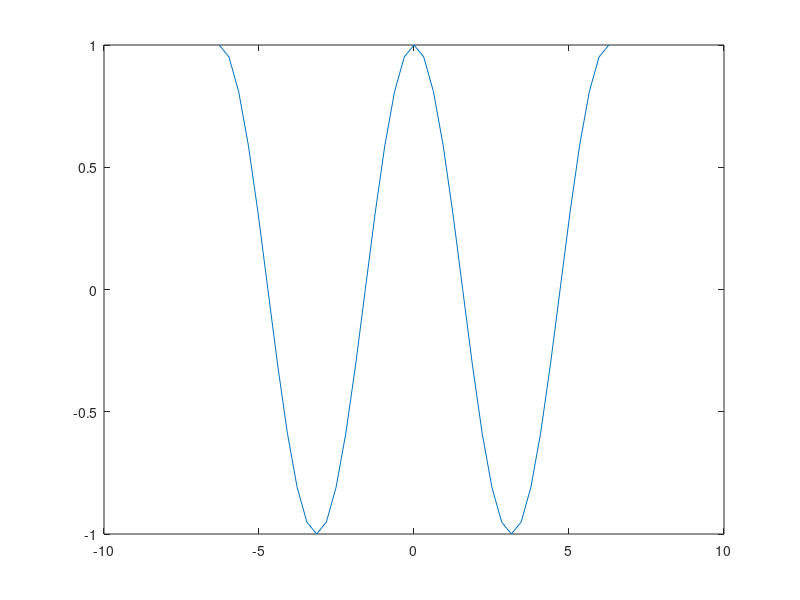

Write the MATLAB code that produced this figure.
% 5.6 Creating Plots from the Workspace Window

% load seamount

clear, clc

% Practice Exercise 5.6

% 1.
x = -2*pi:0.1*pi:2*pi;
y = cos(x)
plot(x,y)